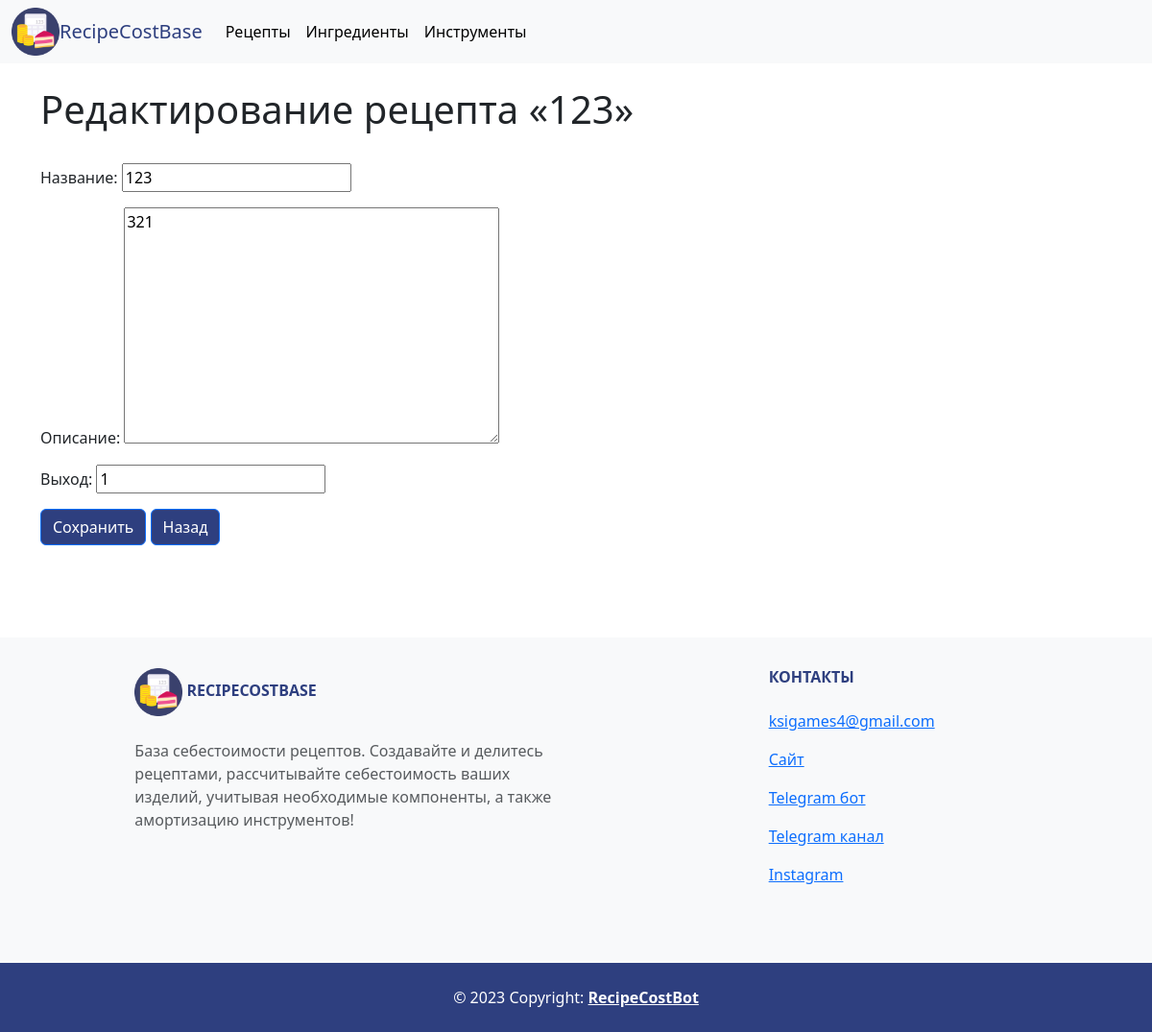
Page /core/recipe_update/4 on the earlier database version.
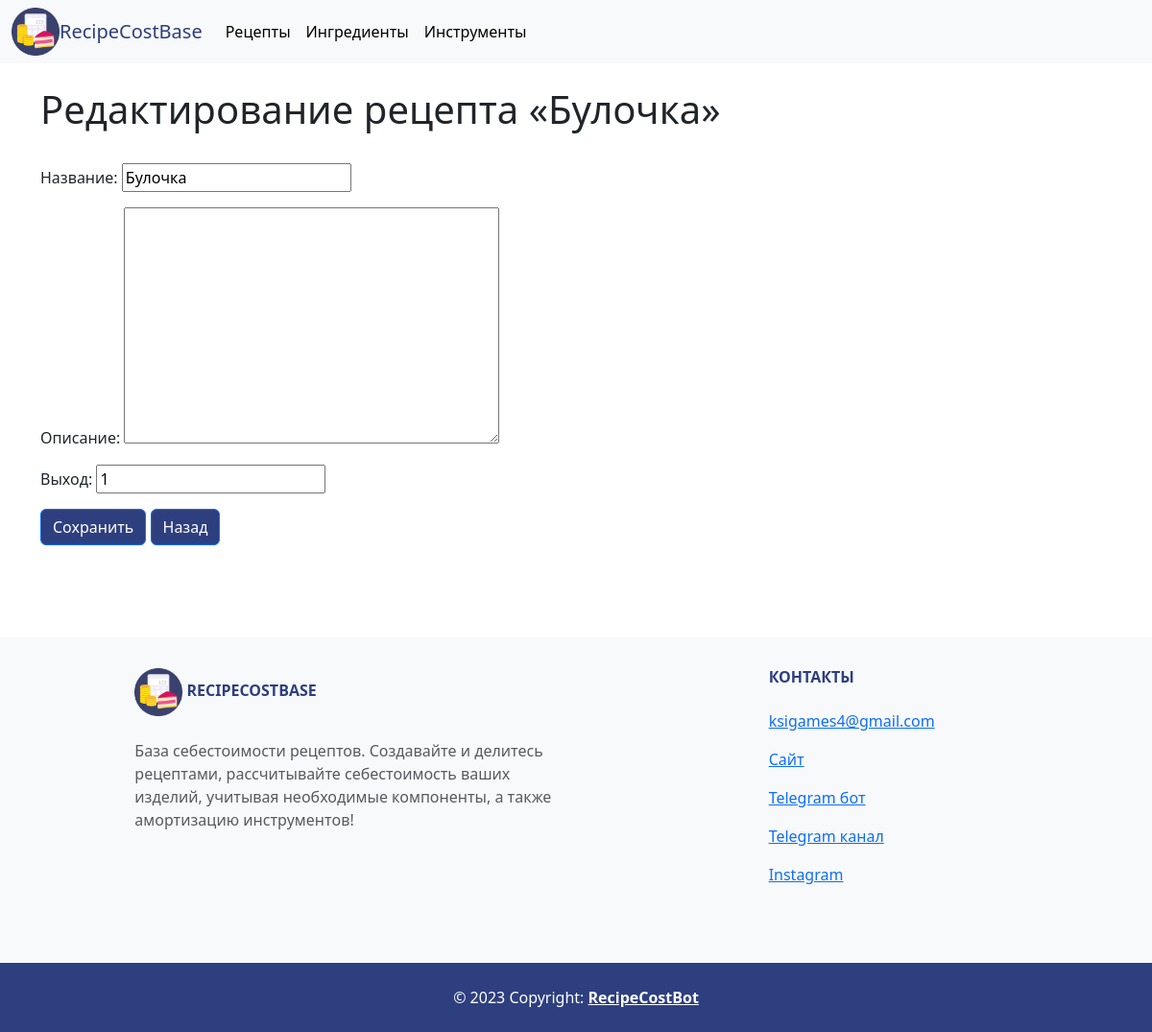
Same page on the later database version.
### core/models.py (models this page shows)
class Recipe(models.Model):
    name = models.CharField('Название', max_length=255)
    owner = models.ForeignKey(User, on_delete=models.CASCADE, null=True, blank=True)
    description = models.TextField('Описание', null=True)
    components = models.ManyToManyField(Component, blank=True, verbose_name='Ингредиенты', related_name='recipe')
    tools = models.ManyToManyField(Tool, blank=True, verbose_name='Инструменты', related_name='recipe')
    count = models.IntegerField('Выход', default=1)
    primecost = models.FloatField('Себестоимость', null=True, default=0)
    parent = models.BooleanField(default=True)
    parent_id = models.IntegerField(null=True, default=0)
    class Meta:
        verbose_name = 'Рецепт'
        verbose_name_plural = 'Рецепты'
        ordering = ('name', 'owner',)

### core/views.py (the view, shortened to what this page needs)
# urls.py: path('recipe_update/<int:pk>', views.UpdateRecipe.as_view(), name='recipe_update'),
class UpdateRecipe(UpdateView):
    model = models.Recipe
    template_name = 'core/update_recipe.html'
    form_class = forms.CreateRecipe

### core/forms.py (shortened to what this page needs)
class CreateRecipe(forms.ModelForm):
    name = forms.CharField(label='Название', min_length=2)
    description = forms.CharField(label='Описание', widget=forms.Textarea, required=False)
    class Meta:
        model = models.Recipe
        fields = ('name', 'description', 'count')

### core/templates/core/update_recipe.html (shortened to what this page needs)
{% extends "core/base.html" %}
{% block content %}
<div class="container">
    <h1>Редактирование рецепта «{{ recipe.name }}»</h1>
    <br>
    <form action="{% url 'core:recipe_update' recipe.pk %}" method="POST">
        {{ form.as_p }}
        <button type="submit" class="btn btn-primary" style="background-color: #2e3f7f; color: white;">Сохранить</button>
        <a href="{{ request.META.HTTP_REFERER }}" class="btn btn-primary" style="background-color: #2e3f7f; color: white;">Назад</a>
    </form>
    <br>
</div>
{% endblock %}

Differences in the rows shown:
changed Recipe: name "123" → "Булочка"; description "321" → (not shown)
